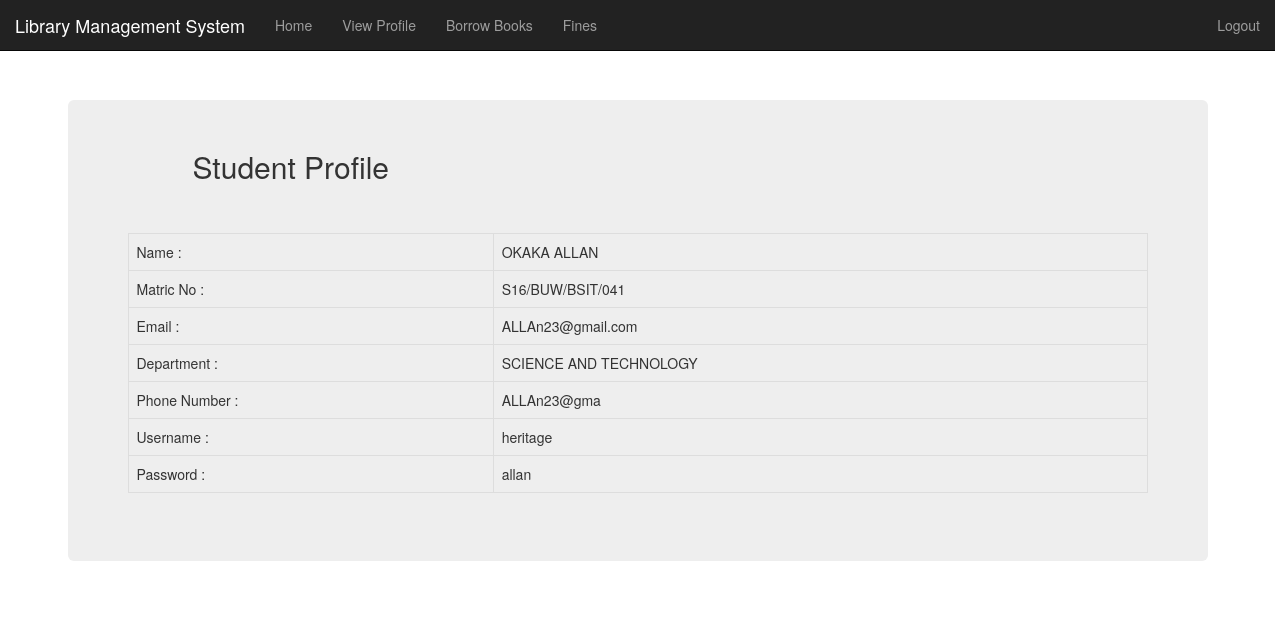
Page /profile.php (signed in) on the committed database.
### tables this page shows
CREATE TABLE IF NOT EXISTS `students` (
  `studentId` int(11) NOT NULL AUTO_INCREMENT,
  `matric_no` varchar(30) NOT NULL,
  `password` varchar(150) NOT NULL,
  `username` varchar(150) NOT NULL,
  `email` varchar(60) NOT NULL,
  `dept` varchar(60) NOT NULL,
  `numOfBooks` int(11) NOT NULL,
  `moneyOwed` varchar(20) NOT NULL,
  `photo` text NOT NULL,
  `phoneNumber` varchar(11) NOT NULL,
  `name` varchar(60) NOT NULL,
  PRIMARY KEY (`studentId`)
);

### profile.php (the view, shortened to what this page needs)
<?php
$student_name = $_SESSION['student-username'];
 ?>
<!DOCTYPE html>
<html>
<head>
	<link rel="stylesheet" type="text/css" href="css/bootstrap.css">
	<link rel="stylesheet" type="text/css" href="font-awesome-4.7.0/css/font-awesome.css">
	<link rel="stylesheet" type="text/css" href="css/style.css">
</head>
<body>
<div class="container">
 <?php include "includes/nav2.php"; ?>
	</div>
 <div class="container " style="margin-top: 100px">
 		<div class="row col-lg-12 col-lg-offset-1" style="margin-top: 30px;margin-bottom: 40px">
            <div class="col-lg-6 col-md-6">
            	<h2>Student Profile</h2>
            </div>
         </div>
            <div class="jumbotron">
               <table class="table table-bordered">
                    <?php
                    $sql = "SELECT * from students where username = '$student_name'";
                    $query = mysqli_query($conn, $sql);
                    while($row = mysqli_fetch_assoc($query)) { ?>
                  <tbody>
                    <tr>
                     <td>Name : </td>
                     <td><?php echo $row['name']; ?></td>
                    </tr>
                    <tr>
                     <td>Matric No : </td>
                     <td><?php echo $row['matric_no']; ?></td>
                    </tr>
                    <tr>
                     <td>Email : </td>
                     <td><?php echo $row['email']; ?></td>
                    </tr>
                    <tr>
                     <tr>
                     <td>Department : </td>
                     <td><?php echo $row['dept']; ?></td>
                    </tr>
                    <tr>
                     <td>Phone Number : </td>
                     <td><?php echo $row['phoneNumber']; ?></td>
                    </tr>
                    <tr>
                     <td>Username : </td>
                     <td><?php echo $row['username']; ?></td>
                    </tr>
                    <tr>
                     <td>Password : </td>
                     <td><?php echo $row['password']; ?></td>
                    </tr>
                 </tbody>
                 <?php } ?>
           </table>
            </div>
      </div>
</body>
</html>

### css/style.css (style rules this page uses)
body { overflow-x: hidden; }

### rows in the picture
students: name "OKAKA ALLAN", matric_no "S16/BUW/BSIT/041", email "ALLAn23@gmail.com", dept "SCIENCE AND TECHNOLOGY", phoneNumber "ALLAn23@gma", username "heritage", password "allan"
